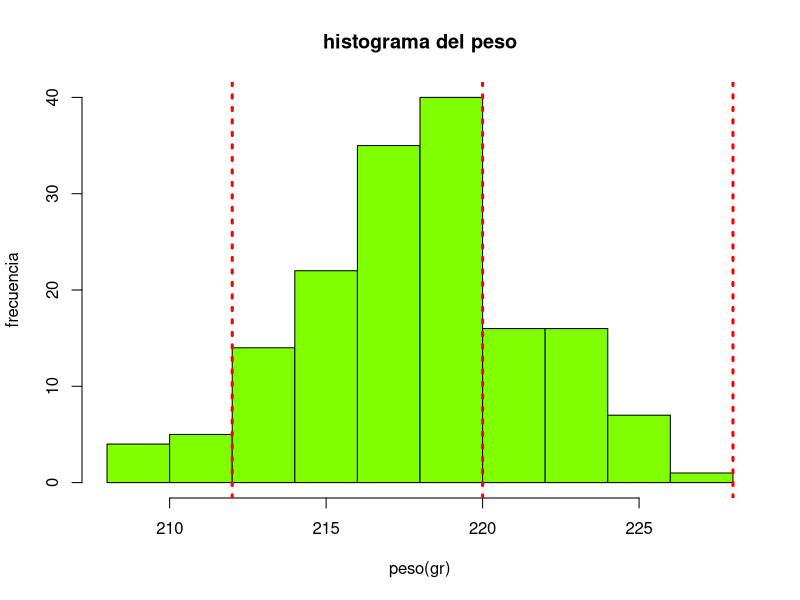
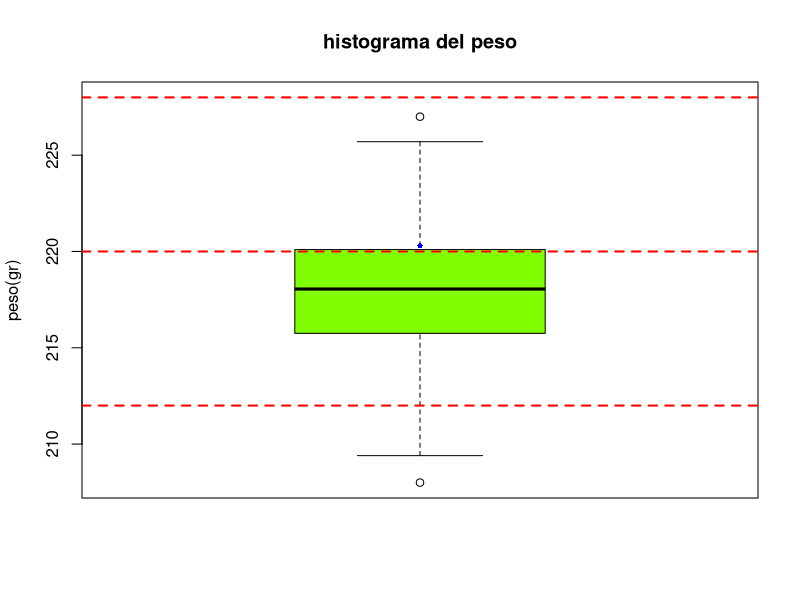
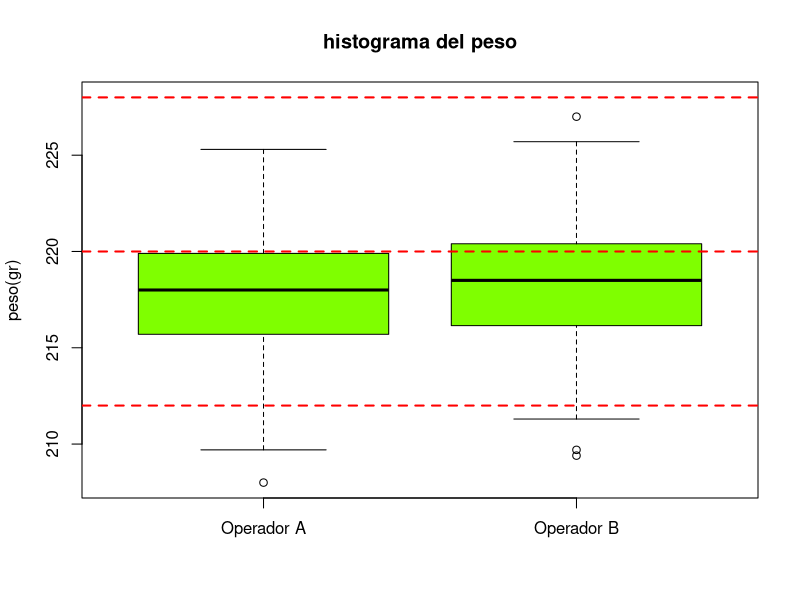
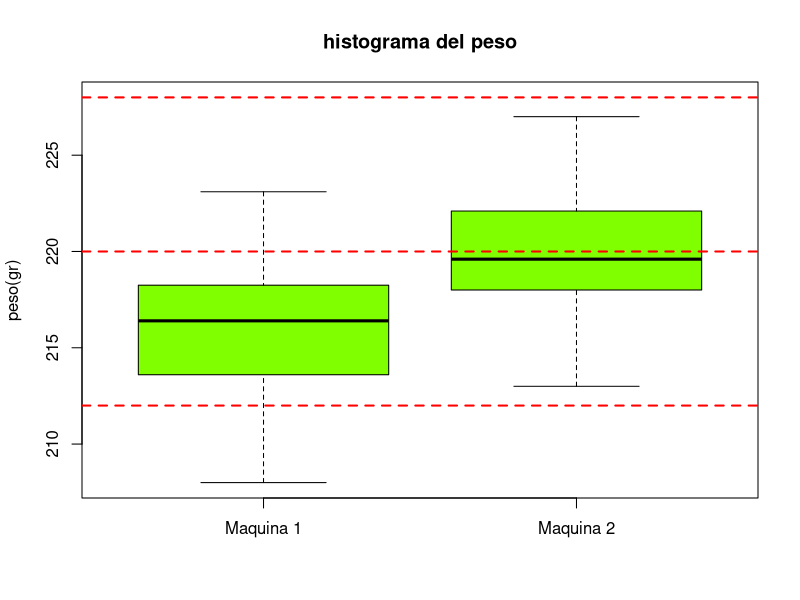
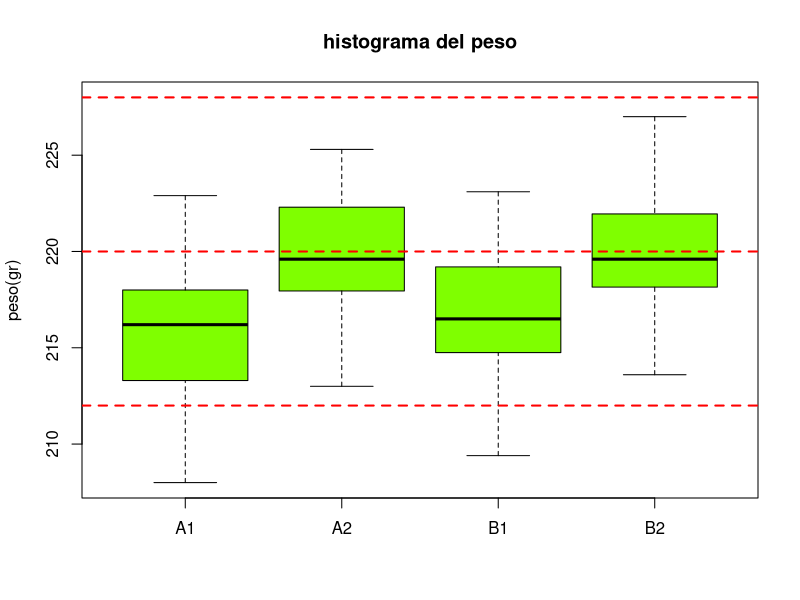

R code for these plots, in order:
#------------------------------------------------------#
#-- Universidad del Valle: Escuela de Estadistica    --#
#-- Taller1                                          --# 
#-- Asignatura: Probabilidad y Estadística           --#
#-- Profesores: Ivan Mauricio Bermudez               --#
#------------------------------------------------------#
#               ESTUDIANTES:CODIGO
#-- Javier Humberto Grijalba Camayo: 1743693         --# 
#-- :              --# 
#------------------------------------------------------#
#y es la variable respuesta, y x es la variable explicativa
#relaciones lineales,
#### 0. Establecer el directorio de trabajo ####


#### 1. Lectura de datos ####

datos <- read.table("data_embutidos.txt", header=TRUE, dec=".")

names(datos) #nombres de las variables en la BD.
str(datos)  #Indica el tipo de variable
head(datos) #Muestra las primeras lineas de la BD.

#### 2. Crear histograma ####

hist(datos$peso,
     main=paste("histograma del peso"),
     xlab="peso(gr)",
     ylab="frecuencia",
     xlim=c(208,228),
     col="#7FFF00")
#esto sobrepone lineas
#esta funcion siempre va despues del grafico
abline(v=c(212,220,228),lty=c(3,3,3),lwd=c(3,3,3),col="red")


#### 2.b. Crear Boxplot ####
#boxplot(datos$peso) #generico
#no hay medidad de frecuencia asi que omitimos xlab
boxplot(datos$peso,
        main="histograma del peso",
        ylab="peso(gr)",
        ylim=c(208,228),
        col="#7FFF00")
abline(h=c(212,220,228),lty=2,lwd=2,col="red")
points(datos$peso, pch = 16, col = "blue", cex = 0.7)


#estaba tratando de agregar los puntos al box plot
#boxplot(c(1, 2, 3, 4, 5,5,5))
#x <- c(1, 2, 3)
#y <- c(3, 3, 1)
#points(x,y, pch = 16, col = "red")



#### 3. tratando de encontrar porque esta fallando esto ####
#trataremos las 4 combinaciones de de maquina con operador.
#operador 1 y maquina 1
#operador 1 y mauqina 2
#operador 2 y mauqina 1
#operador 2 y mauqina 2

##### 3.a. revisando si alguno de los operadores es responsable #####
#datosOperadorA<-which(datos$operario == 'A')
#datosOperadorB<-which(datos$operario == 'B')

datosOperadorA<-datos[datos$operario == 'A',]
datosOperadorB<-datos[datos$operario == 'B',]

boxplot(datosOperadorA$peso,datosOperadorB$peso,
        names=c("Operador A","Operador B"),
        main="histograma del peso",
        ylab="peso(gr)",
        ylim=c(208,228),
        col="#7FFF00")
abline(h=c(212,220,228),lty=2,lwd=2,col="red")



##### 3.b. revisando si alguno de las maquinas es responsable #####
datosMaquina1<-datos[datos$maquina == 1,]
datosMaquina2<-datos[datos$maquina == 2,]
boxplot(datosMaquina1$peso,datosMaquina2$peso,
        names=c("Maquina 1","Maquina 2"),
        main="histograma del peso",
        ylab="peso(gr)",
        ylim=c(208,228),
        col="#7FFF00")
abline(h=c(212,220,228),lty=2,lwd=2,col="red")
#basado en este boxplot voy a asumir que la maquina 1 es responsable
#por las dificultades


datosA1 <- datos[(datos$operario == 'A')& (datos$maquina == 1),]
datosA2 <- datos[(datos$operario == 'A')& (datos$maquina == 2),]
datosB1 <- datos[(datos$operario == 'B')& (datos$maquina == 1),]
datosB2 <- datos[(datos$operario == 'B')& (datos$maquina == 2),]
boxplot(datosA1$peso,datosA2$peso,datosB1$peso,datosB2$peso,
        names=c("A1","A2","B1","B2"),
        main="histograma del peso",
        ylab="peso(gr)",
        ylim=c(208,228),
        col="#7FFF00")
abline(h=c(212,220,228),lty=2,lwd=2,col="red")
#habiendo hecho las 4 combinaciones de maquinas y operadores, concluyo que
#los resultados permanecen mas centrados cuando usamos la maquina 2
